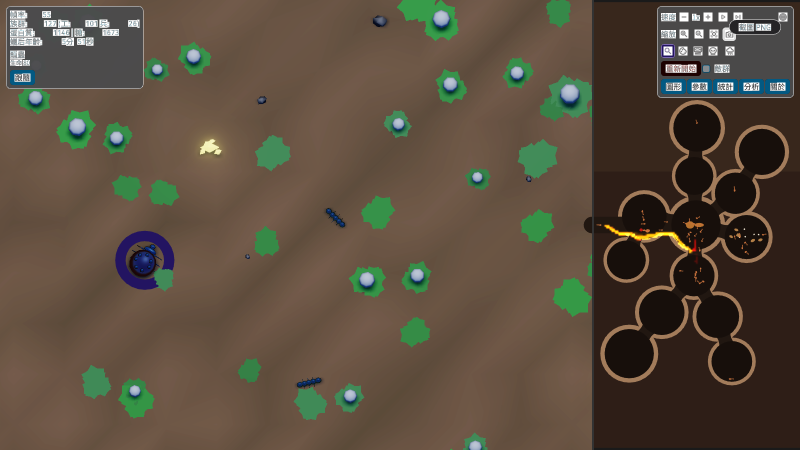
#> input picture koolApp/antsim_seed1676241567_t21117.png, 1600 x 900 px (shown at 1/2 size)
$ python buttons.py ../../../koolApp/antsim_seed1676241567_t21117.png
#> lines starting #> are read from the running program, lines starting #| are printed output that depends on the picture; after the words box and inside, x2 and y2 are one past the last pixel; in counts of white or black regions, pixels touching at a corner belong together
# 用法：python3 buttons.py IMG.png [--label NAME]
# 找工具列裡的按鈕（以填色比對）並量：文字對比、邊框對面板、邊框對自己的底；以及工具列外框 bbox。
import sys, numpy as np
from PIL import Image
from scipy import ndimage

def lin(c):
    c=np.asarray(c,float)/255.0
    return np.where(c<=0.03928,c/12.92,((c+0.055)/1.055)**2.4)
def lum(c): l=lin(c); return 0.2126*l[...,0]+0.7152*l[...,1]+0.0722*l[...,2]
def contrast(a,b):
    la,lb=lum(a),lum(b); hi,lo=max(la,lb),min(la,lb); return (hi+0.05)/(lo+0.05)

FILLS={'rest':(42,39,48),'selected':(103,80,164),'danger':(96,20,16)}
def toolbar_bbox(im):
    reg=im[0:260,1150:1600].astype(int)
    luma=(0.2126*reg[...,0]+0.7152*reg[...,1]+0.0722*reg[...,2])
    m=luma<75
    lab,n=ndimage.label(m)
    if n==0: return None
    sizes=ndimage.sum(m,lab,range(1,n+1)); k=1+int(np.argmax(sizes))
    ys,xs=np.where(lab==k); return (xs.min()+1150,ys.min(),xs.max()+1150,ys.max())

def find_buttons(im,name,tol=2):
    fill=np.array(FILLS[name]); reg=im[0:260,1150:1600].astype(int)
    m=(np.abs(reg-fill).max(axis=2)<=tol)
    m=ndimage.binary_opening(m,iterations=1)
    lab,n=ndimage.label(m)
    out=[]
    for i,sl in enumerate(ndimage.find_objects(lab),1):
        h=sl[0].stop-sl[0].start; w=sl[1].stop-sl[1].start
        if h>=14 and w>=24 and ndimage.sum(m[sl]==1)>0.4*h*w:
            out.append((sl[1].start+1150,sl[0].start,sl[1].stop+1150-1,sl[0].stop-1))
    return sorted(out,key=lambda b:(b[1]//10,b[0]))

def measure(im,box,name):
    x0,y0,x1,y1=box; fill=np.array(FILLS[name],float)
    patch=im[y0:y1+1,x0:x1+1].astype(float)
    L=lum(patch); thr=L.min()+0.8*(L.max()-L.min())
    txt=patch[L>=thr]
    tcol=np.median(txt,axis=0)
    peak=patch.reshape(-1,3)[np.argmax(L.reshape(-1))]
    cx=(x0+x1)//2
    border_px=im[y0-1,cx].astype(float); outside_px=im[y0-3,cx].astype(float)
    return dict(box=box,text_median=tcol.round(0).tolist(),text_px=int(len(txt)),
        text_contrast=round(float(contrast(tcol,fill)),2),text_peak=peak.tolist(),text_peak_contrast=round(float(contrast(peak,fill)),2),
        border_px=border_px.tolist(),panel_px=outside_px.tolist(),
        border_vs_panel=round(float(contrast(border_px,outside_px)),2),
        border_vs_fill=round(float(contrast(border_px,fill)),2))

if __name__=='__main__':
    im=np.array(Image.open(sys.argv[1]).convert('RGB'))
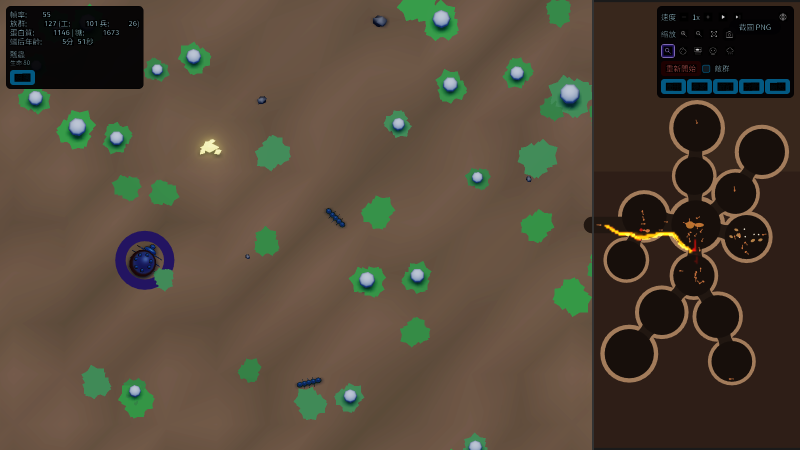
#> im: shape (900, 1600, 3) (shown at 1/2 size); mean R, G, B 84.1, 71.4, 56.1
    print('toolbar bbox (x0,y0,x1,y1):',toolbar_bbox(im))
#> in toolbar_bbox, `reg=im[0:260,1150:1600].astype(int)`:
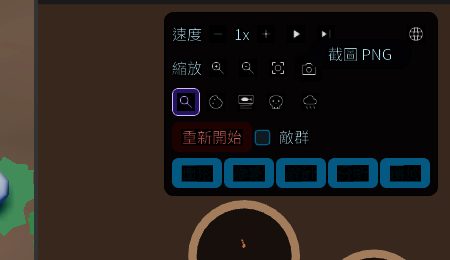
#> reg: shape (260, 450, 3) int64; mean R, G, B 38.7, 33.2, 28.7
#> in toolbar_bbox, `luma=(0.2126*reg[...,0]+0.7152*reg[...,1]+0.0722*reg[...,2])`:
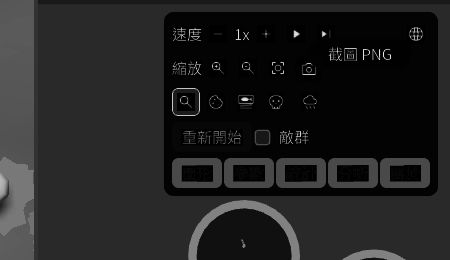
#> luma: shape (260, 450) float64; min 0, max 227.7, mean 34.1
#> in toolbar_bbox, `m=luma<75`:
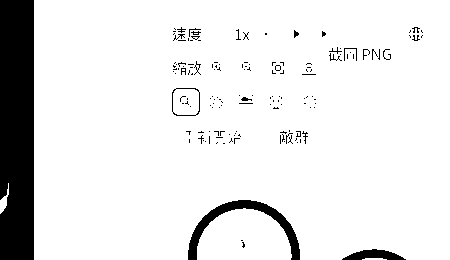
#> m: shape (260, 450) bool; 90% white; 147 black regions (127 under 20 px), largest, box (x1, y1, x2, y2) and area: (0, 0, 34, 260) 8728, (188, 200, 300, 260) 1454, (342, 249, 406, 260) 424
#> in toolbar_bbox, `lab,n=ndimage.label(m)`:
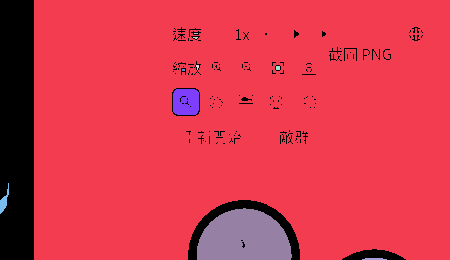
#> lab: shape (260, 450) int32; 11 distinct labels, from 0 to 10; one colour per label, 0 black
#> in toolbar_bbox, `lab,n=ndimage.label(m)`: n = 10
#> in toolbar_bbox, `sizes = ndimage.sum(m, lab, range(1, n + 1))`: sizes = [100584, 4, 7, 10, 16, 6, 628, 112, 3906, 43]
#> in toolbar_bbox, `k = 1 + int(np.argmax(sizes))`: k = 1
#| toolbar bbox (x0,y0,x1,y1): (1184, 0, 1599, 259)
    for name in FILLS:
        for b in find_buttons(im,name):
            print(name,measure(im,b,name))
#> this loop made 3 passes
#> pass 2, in find_buttons (call 2), `m=(np.abs(reg-fill).max(axis=2)<=tol)`:
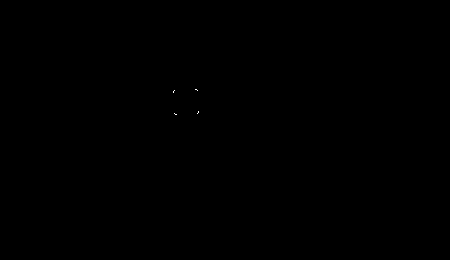
#> m: shape (260, 450) bool; 0.01% white in thin lines or dots, all inside (x1, y1, x2, y2) = (173, 89, 199, 115)
